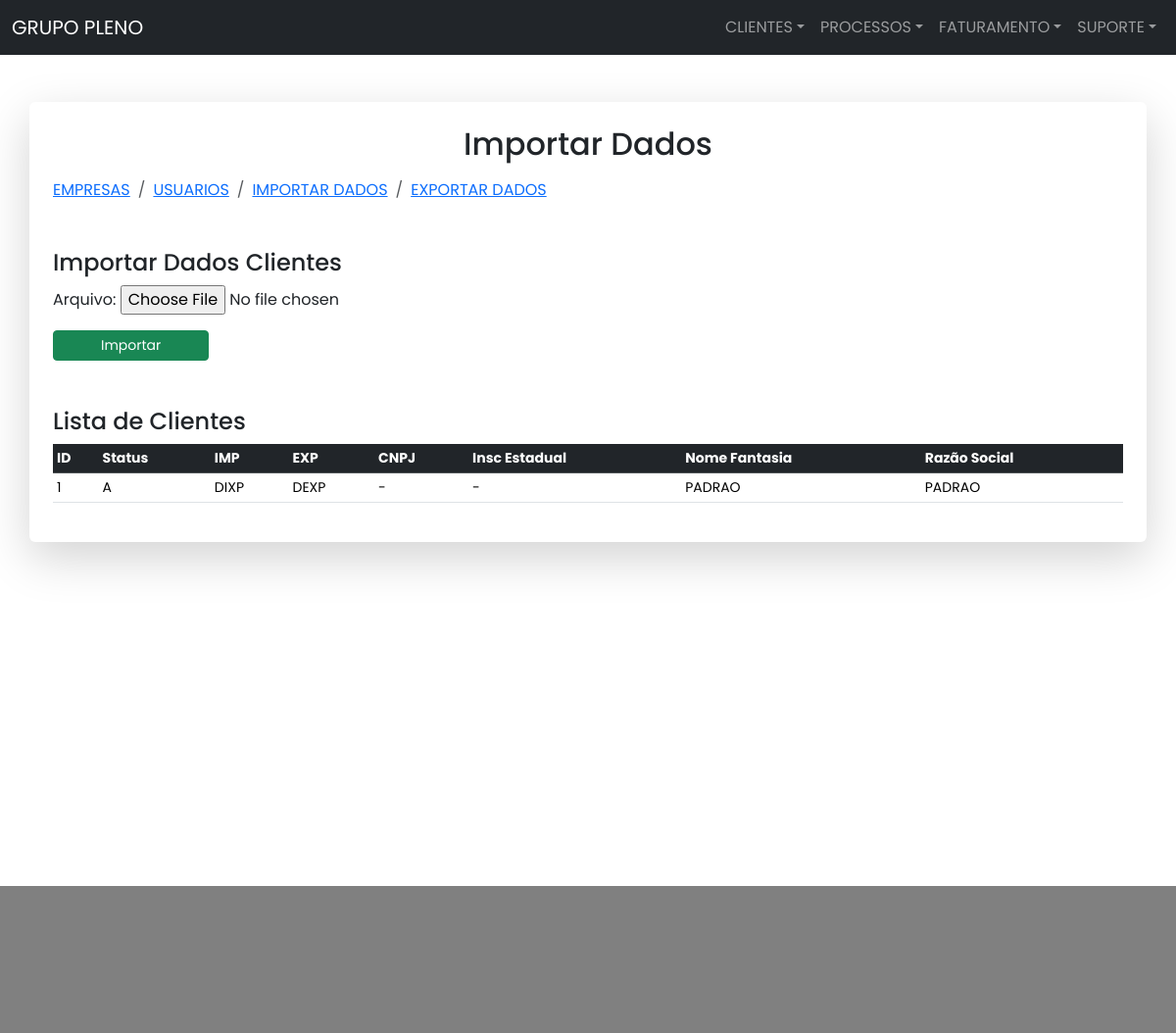
The page /importarclientes/ on the database its author committed.
### parceiros/models.py (models this page shows, shortened)
class Teste1Cliente(models.Model):
    STATUS_CHOICES = [
        ('A', 'ATIVO'),
        ('I', 'INATIVO'),
    ]
    nome = models.CharField(
        max_length=50, verbose_name='NOME FANTASIA', null=True, blank=True)
    razao_social = models.CharField(
        max_length=200, verbose_name='RAZÃO SOCIAL', null=True, blank=True)
    cnpj = models.CharField(
        max_length=25, verbose_name='CNPJ', null=True, blank=True)
    insc_est = models.CharField(
        max_length=25, verbose_name='INSC EST', null=True, blank=True)
    sigla_imp = models.CharField(
        max_length=5, verbose_name='SIGLA IMP', null=True, blank=True)
    sigla_exp = models.CharField(
        max_length=5, verbose_name='SIGLA EXP', null=True, blank=True)
    serv_sigla_imp = models.CharField(
        max_length=5, verbose_name='SIGLA IMP SERV', null=True, blank=True)
    serv_sigla_exp = models.CharField(
        max_length=5, verbose_name='SIGLA EXP SERV', null=True, blank=True)
    cod_interno = models.CharField(
        max_length=25, verbose_name='COD INTERNO', null=True, blank=True)
    observacoes = models.TextField(
        verbose_name='OBSERVACOES', null=True, blank=True)
    status = models.CharField(
        max_length=2, choices=STATUS_CHOICES)
    grupo = models.ForeignKey(Teste1Grupo, related_name='grupos',
                              on_delete=models.SET_NULL,
                              null=True, blank=True)
    categoria = models.ForeignKey(Teste1Categoria, related_name='categorias',
                                  on_delete=models.SET_NULL,
                                  null=True, blank=True)

### suporte/views.py (the view, shortened to what this page needs)
class ImportarClienteView(TemplateView):
    template_name = 'suporte/importar_clientes.html'
    def get(self, request):
        title = 'IMPORTAR CLIENTES'
        clientes = Teste1Cliente.objects.all().order_by('-id')[:50]
        form = ImportarDadosForm()
        return render(request, self.template_name, {
            'title': title,
            'form': form,
            'clientes': clientes
        })

### suporte/forms.py
class ImportarDadosForm(forms.Form):
    arquivo = forms.FileField()

### suporte/templates/suporte/importar_clientes.html (shortened to what this page needs)
{% extends 'base.html' %}
{% load static %}
{% block body %}
<main class="container p-4 shadow-lg p-3 mb-5 bg-white rounded my-5">
    <h2 class="text-center mb-3">Importar Dados</h2>
    {% include 'suporte/_breadcrumb_suporte.html' %}
    <section class="my-5">
        <h4>Importar Dados Clientes</h4>
        <form method="post" enctype="multipart/form-data">
            {{ form.as_p }}
            <button type="submit" class="btn btn-success btn-sm px-5">Importar</button>
        </form>
    </section>
    <h4>Lista de Clientes</h4>
    <table class="table table-responsive table-hover table-sm">
        <thead class="table-dark">
            <tr class="small">
                <th>ID</th>
                <th>Status</th>
                <th>IMP</th>
                <th>EXP</th>
                <th>CNPJ</th>
                <th>Insc Estadual</th>
                <th>Nome Fantasia</th>
                <th>Razão Social</th>
            </tr>
        </thead>
        <tbody class="table-sm">
            {% for cliente in clientes %}
            <tr class="small">
                <td>{{ cliente.id }}</td>
                <td>{{ cliente.status }}</td>
                <td>{{ cliente.sigla_imp }}</td>
                <td>{{ cliente.sigla_exp }}</td>
                <td>{{ cliente.cnpj }}</td>
                <td>{{ cliente.insc_est }}</td>
                <td>{{ cliente.nome }}</td>
                <td>{{ cliente.razao_social }}</td>
            </tr>
            {% endfor %}
        </tbody>
    </table>
</main>
{% endblock %}

### operacional/templates/base.html (style rules this page uses)
* { font-family: 'Poppins', sans-serif; }

### rows shown on the page
Teste1Cliente: id "1", status "A", sigla_imp "DIXP", sigla_exp "DEXP", cnpj "-", insc_est "-", nome "PADRAO", razao_social "PADRAO"
